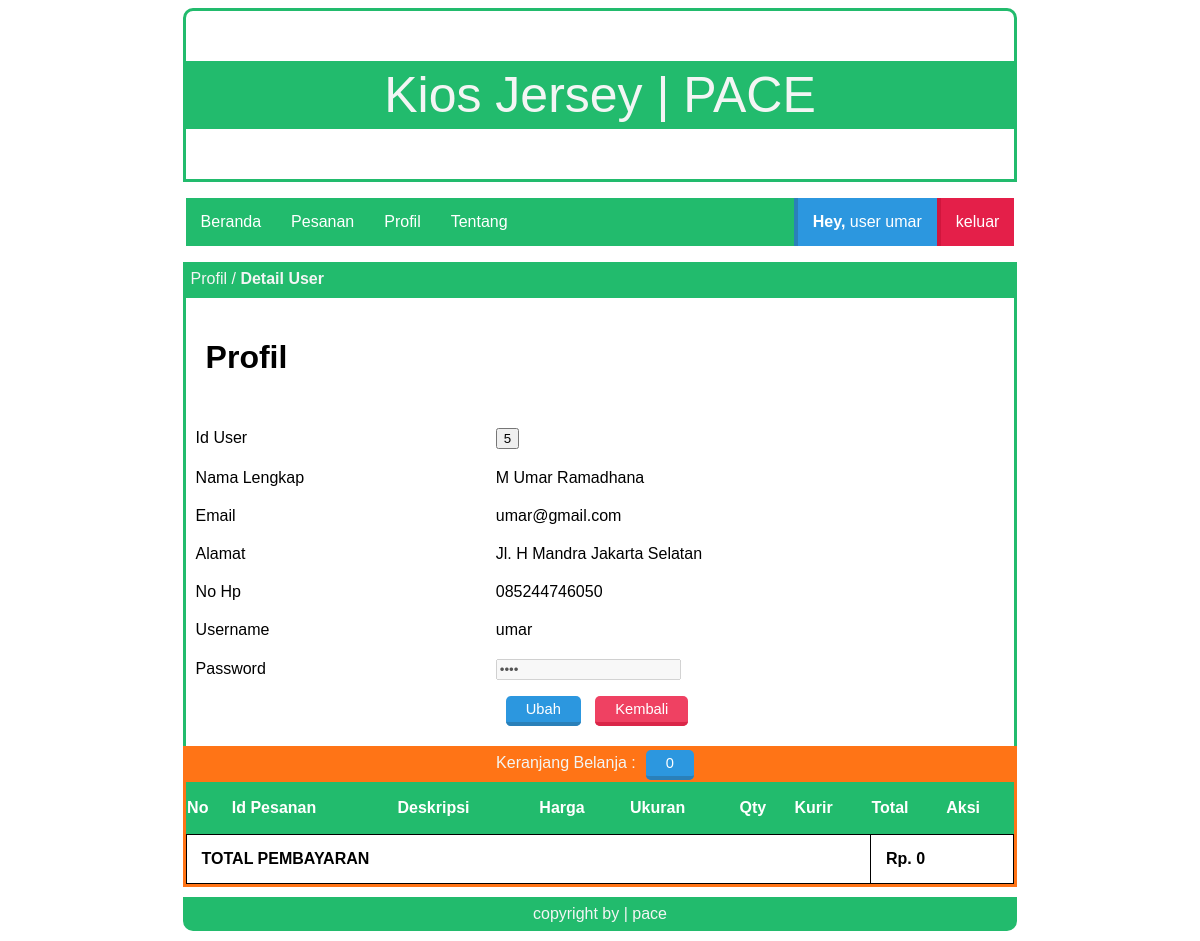
The app's page /index.php?page=profil (signed in) with its own data.
### tables this page shows
CREATE TABLE `tbl_users` (
  `id_user` int(100) NOT NULL,
  `nama_lengkap` varchar(30) NOT NULL,
  `email` varchar(30) NOT NULL,
  `username` varchar(6) NOT NULL,
  `password` varchar(6) NOT NULL,
  `alamat` varchar(50) NOT NULL,
  `no_hp` text NOT NULL,
  `title` varchar(10) NOT NULL
);

### page/user/profil/profil.php (the view)
<div class="box-title">
    <p>Profil / <b>Detail User</b></p>
</div>
<div id="box">
  <h1>Profil</h1>
  <?php
  include 'lib/koneksi.php';
  $user = $_SESSION['username'];
  $ambiluser = $conn->prepare("SELECT * FROM tbl_users WHERE username =:user");
  $ambiluser->bindparam(':user', $user);
  $ambiluser->execute();
  $data = $ambiluser->fetch(PDO::FETCH_OBJ);
   ?>
  <table class="article">
    <tr>
      <td>Id User</td>
      <td>
        <input type="button" value="<?php echo $data->id_user; ?>">
      </td>
    </tr>
    <tr>
      <td>Nama Lengkap</td>
      <td>
        <?php echo $data->nama_lengkap; ?>
      </td>
    </tr>
    <tr>
      <td>Email</td>
      <td>
        <?php echo $data->email; ?>
      </td>
    </tr>
    <tr>
      <td>Alamat</td>
      <td>
        <?php echo $data->alamat; ?>
      </td>
    </tr>
    <tr>
      <td>No Hp</td>
      <td>
        <?php echo $data->no_hp; ?>
      </td>
    </tr>
    <tr>
      <td>Username</td>
      <td>
        <?php echo $data->username; ?>
      </td>
    </tr>
    <tr>
      <td>Password</td>
      <td>
        <input type="password" name="" value="<?php echo $data->password; ?>" disabled>
      </td>
    </tr>
    <tr>
      <td></td>
      <td>
        <a class="tombol-biru" href="?page=profil_ubah">Ubah</a>
        <a class="tombol-merah" href="?page=beranda">Kembali</a>
      </td>
    </tr>
  </table>
  <br>
</div>

### style.css (style rules this page uses)
.box-title { background: #22bb6d; width: 70%; height: 30px; margin: auto; border: 3px solid #22bb6d; }
.box-title p { color: #f3f5f4; margin: 5px 5px; font-family: sans-serif; }
#box { border-bottom: 0px; border-left: 3px solid #22bb6d; border-right: 3px solid #22bb6d; width: 70%; margin: auto; min-height: 200px; overflow: hidden; }
table.article { border-collapse: collapse; border: 0px; width: 100%; }
.article td { border: 0px; padding: 10px; }
#box p,h1,h2,table,tr,td,img { font-family: sans-serif; padding: 20px; text-align: justify; }
.tombol-biru { background:#2C97DF; color:white; border-top:0; border-left:0; border-right:0; border-bottom:4px solid #2A80B9; border-radius: 5px; padding:5px 20px; text-decoration:none; font-family:sans-serif; font-size:11pt; margin:10px; }
.tombol-merah { background:#ef4162; color:white; border-top:0; border-left:0; border-right:0; border-bottom:4px solid #da2648; border-radius: 5px; padding:5px 20px; text-decoration:none; font-family:sans-serif; font-size:11pt; }

### records on screen
tbl_users: id_user "5", nama_lengkap "M Umar Ramadhana", email "umar@gmail.com", alamat "Jl. H Mandra Jakarta Selatan", no_hp "085244746050", username "umar"

### other values on screen
$title "user"
$user "umar"
$count "0"
$jumlah "0"
